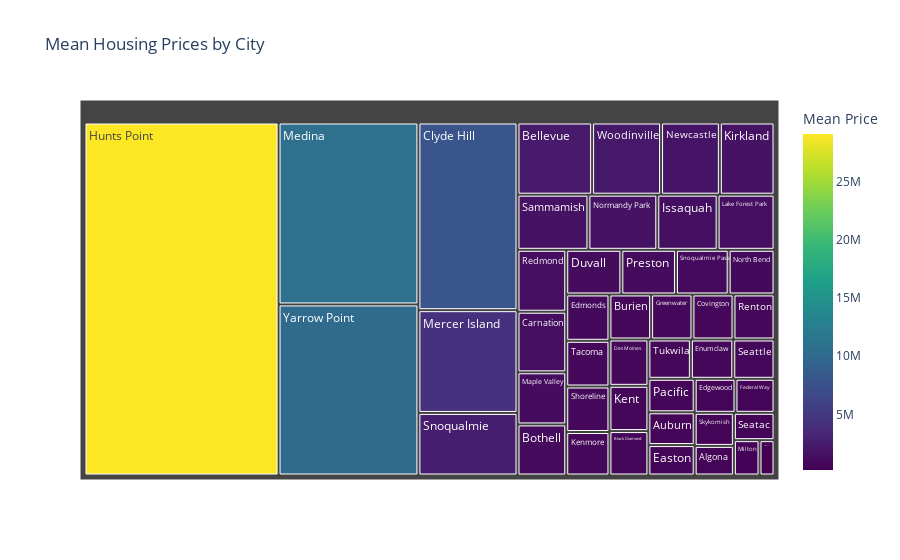

Here is the notebook cell this chart was saved with:
### Code cell
city_averages_df = pd.DataFrame(city_averages)
city_averages_df.sort_values(by="Mean Price", ascending=False, inplace=True)

fig = px.treemap(city_averages_df, path=["City"], values="Mean Price", 
                 title="Mean Housing Prices by City",
                 color="Mean Price", color_continuous_scale="Viridis")
fig.show()

### Figure 1 — Plotly figure (JSON) as saved in the notebook; plotly's stock layout.template omitted (floating-point values rounded to 4 significant figures)
{"data": [{"branchvalues": "total", "customdata": [[492000], [643700.0], [2284000.0], [734200.0], [1056000.0], [795700.0], [1252000.0], [7890000], [783500.0], [766262], [1044000.0], [597375], [589000], [849750], [707100.0], [563300.0], [789800], [29062500], [1411000.0], [797500.0], [747500.0], [1673000.0], [1330000.0], [1077000.0], [10790000.0], [4321000.0], [224500], [384700.0], [1800000.0], [1610000.0], [868400.0], [657560], [1035000], [1280000.0], [783000.0], [1658000.0], [471300.0], [687600.0], [834200.0], [550000], [2630000.0], [998500.0], [837900.0], [708400.0], [2112000.0], [10146600]], "domain": {"x": [0, 1], "y": [0, 1]}, "hovertemplate": "labels=%{label}<br>Mean Price_sum=%{value}<br>parent=%{parent}<br>id=%{id}<br>Mean Price=%{color}<extra></extra>", "ids": ["Algona", "Auburn", "Bellevue", "Black Diamond", "Bothell", "Burien", "Carnation", "Clyde Hill", "Covington", "Des Moines", "Duvall", "Easton", "Edgewood", "Edmonds", "Enumclaw", "Federal Way", "Greenwater", "Hunts Point", "Issaquah", "Kenmore", "Kent", "Kirkland", "Lake Forest Park", "Maple Valley", "Medina", "Mercer Island", "Mill Creek", "Milton", "Newcastle", "Normandy Park", "North Bend", "Pacific", "Preston", "Redmond", "Renton", "Sammamish", "Seatac", "Seattle", "Shoreline", "Skykomish", "Snoqualmie", "Snoqualmie Pass", "Tacoma", "Tukwila", "Woodinville", "Yarrow Point"], "labels": ["Algona", "Auburn", "Bellevue", "Black Diamond", "Bothell", "Burien", "Carnation", "Clyde Hill", "Covington", "Des Moines", "Duvall", "Easton", "Edgewood", "Edmonds", "Enumclaw", "Federal Way", "Greenwater", "Hunts Point", "Issaquah", "Kenmore", "Kent", "Kirkland", "Lake Forest Park", "Maple Valley", "Medina", "Mercer Island", "Mill Creek", "Milton", "Newcastle", "Normandy Park", "North Bend", "Pacific", "Preston", "Redmond", "Renton", "Sammamish", "Seatac", "Seattle", "Shoreline", "Skykomish", "Snoqualmie", "Snoqualmie Pass", "Tacoma", "Tukwila", "Woodinville", "Yarrow Point"], "marker": {"coloraxis": "coloraxis", "colors": [492000, 643700.0, 2284000.0, 734200.0, 1056000.0, 795700.0, 1252000.0, 7890000, 783500.0, 766262, 1044000.0, 597375, 589000, 849750, 707100.0, 563300.0, 789800, 29062500, 1411000.0, 797500.0, 747500.0, 1673000.0, 1330000.0, 1077000.0, 10790000.0, 4321000.0, 224500, 384700.0, 1800000.0, 1610000.0, 868400.0, 657560, 1035000, 1280000.0, 783000.0, 1658000.0, 471300.0, 687600.0, 834200.0, 550000, 2630000.0, 998500.0, 837900.0, 708400.0, 2112000.0, 10146600]}, "name": "", "parents": ["", "", "", "", "", "", "", "", "", "", "", "", "", "", "", "", "", "", "", "", "", "", "", "", "", "", "", "", "", "", "", "", "", "", "", "", "", "", "", "", "", "", "", "", "", ""], "type": "treemap", "values": [492000, 643700.0, 2284000.0, 734200.0, 1056000.0, 795700.0, 1252000.0, 7890000, 783500.0, 766262, 1044000.0, 597375, 589000, 849750, 707100.0, 563300.0, 789800, 29062500, 1411000.0, 797500.0, 747500.0, 1673000.0, 1330000.0, 1077000.0, 10790000.0, 4321000.0, 224500, 384700.0, 1800000.0, 1610000.0, 868400.0, 657560, 1035000, 1280000.0, 783000.0, 1658000.0, 471300.0, 687600.0, 834200.0, 550000, 2630000.0, 998500.0, 837900.0, 708400.0, 2112000.0, 10146600]}], "layout": {"coloraxis": {"colorbar": {"title": {"text": "Mean Price"}}, "colorscale": [[0, "#440154"], [0.1111, "#482878"], [0.2222, "#3e4989"], [0.3333, "#31688e"], [0.4444, "#26828e"], [0.5556, "#1f9e89"], [0.6667, "#35b779"], [0.7778, "#6ece58"], [0.8889, "#b5de2b"], [1, "#fde725"]]}, "legend": {"tracegroupgap": 0}, "title": {"text": "Mean Housing Prices by City"}}}
